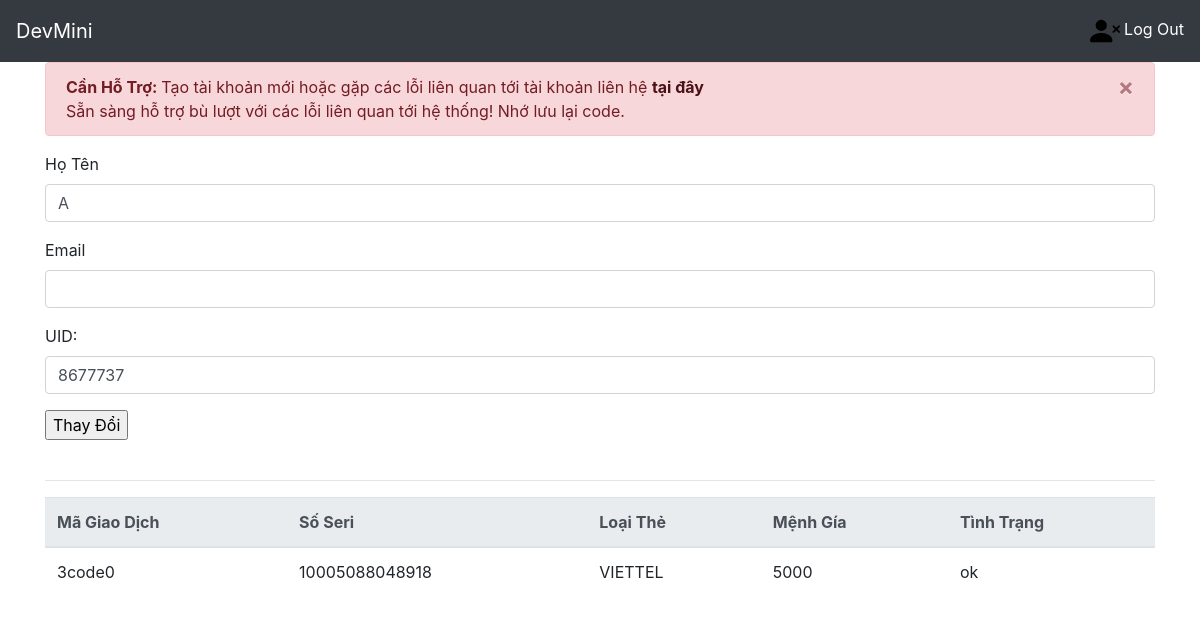
/information/ (signed in), run on an earlier commit of the app's database.
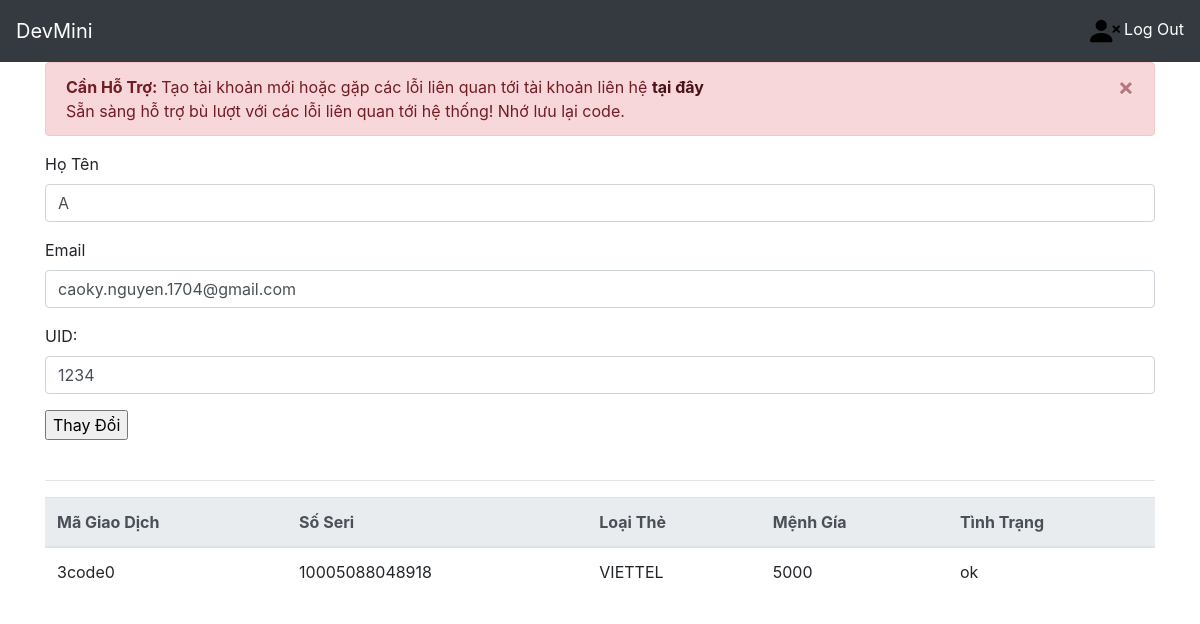
And on a later commit of the database.
### home/models.py (models this page shows)
class MyUser(AbstractUser):
    luot=models.IntegerField(default=0)
    name=models.CharField(max_length=100,default="")
    uid=models.IntegerField(default=0)
    isAdmin = models.BooleanField(default=False)
    isMod = models.BooleanField(default=False)
    madonhang=models.IntegerField(default=0)

### home/views.py (the view)
# urls.py: path('information/',views.edit_profile,name="edit_profile"),
def edit_profile(request):
   form = EditProfile()
   nick=request.user.username
   i_d=str(request.user.id)+'code'
   if request.method == 'POST':
      form=EditProfile(request.POST)
      if form.is_valid():
         form.save(nick)
      return HttpResponseRedirect('/')
   return render(request, 'pages/editprofile.html', {'form': form,'Card':NapThe.objects.filter(madonhang__contains= i_d)})

### home/forms.py (shortened to what this page needs)
class EditProfile(forms.Form):
    name=forms.CharField(max_length=100)
    uid=forms.IntegerField()
    email=forms.CharField(max_length=100)

### home/templates/pages/editprofile.html (shortened to what this page needs)
{% extends "pages/base.html" %}
{% block menu %}
<form action="." method="POST">
    <div class="form-group">
        <label for="exampleFormControlInput1">Họ Tên</label>
            <input type="text" class="form-control" name="name" value="{{user.name}}" placeholder="{{user.name}}">
    </div>
    <div class="form-group">
        <label for="exampleFormControlInput1">Email</label>
            <input type="email" class="form-control" name="email" value="{{user.email}}" placeholder="{{user.email}}">
    </div>
    <div class="form-group">
        <label>UID:</label>
        <input type="text" class="form-control" value="{{user.uid}}" name="uid" placeholder="UID">
    </div>
    <input type="submit" value="Thay Đổi"/>
</form>
<br>
<hr>
<table class="table">
  <thead class="thead-light">
    <tr>
      <th scope="col">Mã Giao Dịch</th>
      <th scope="col">Số Seri</th>
      <th scope="col">Loại Thẻ</th>
      <th scope="col">Mệnh Gía</th>
      <th scope="col">Tình Trạng</th>
    </tr>
  </thead>
  <tbody>
  {% for card in Card %}
    <tr>
      <td>{{card.madonhang}}</td>
      <td>{{card.serial}}</td>
      <td>{{card.telco}}</td>
      <td>{{card.amount}}</td>
      <td>{{card.trangthai}}</td>
    </tr>
    {% endfor %}
  </tbody>
</table>
{% endblock %}

What changed in the data, as far as the page shows it:
changed MyUser: email (not shown) → "caoky.nguyen.1704@gmail.com"; uid "8677737" → "1234"
